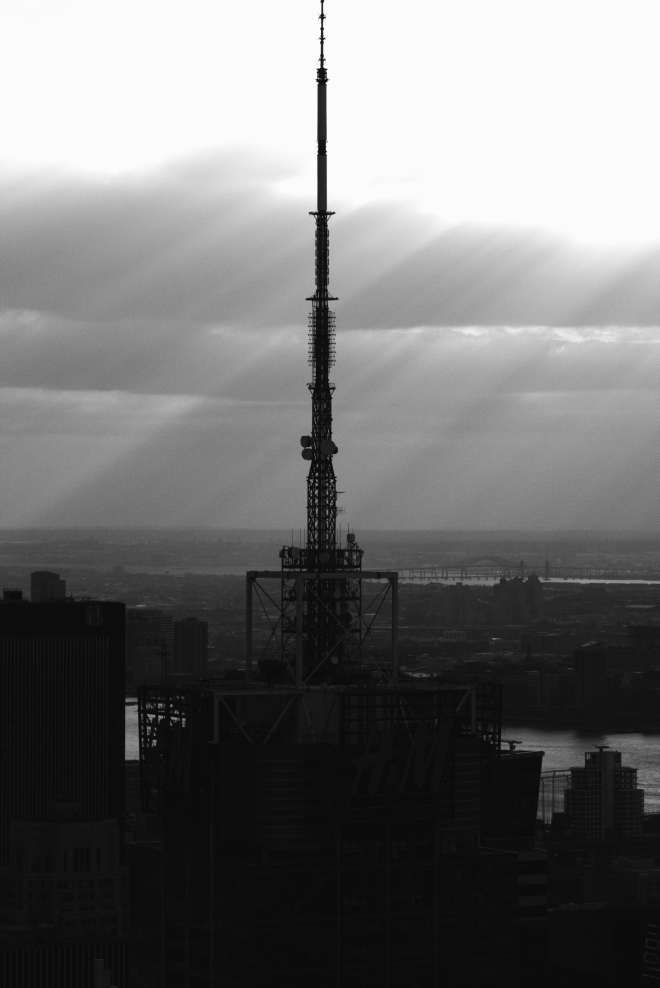
#> input picture images/001.jpg, 3296 x 4936 px (shown at 1/5 size); its folder holds 4 pictures in this run
$ python make.py
#> lines starting #> are read from the running program, lines starting #| are printed output that depends on the picture
### ziny/zine_factory.py
import os
import logging

from PIL import Image

from ziny.zine_image_metadata import ZineImageMetadata
from ziny.zine_index_template import ZineIndexTemplate

logger = logging.getLogger('Zine Factory')
logger.setLevel(logging.INFO)


class ZineFactory():

    content_template = """
    \\begin{{figure}}
    \\centering
    \\phantomsection\\label{{img:{image_path}}}
    \\includegraphics[height=\\textheight, width=160mm, keepaspectratio]{{{image_path}}}%
    \\end{{figure}}
    """

    # Visibility: default, hidden
    # Layout: auto, single (single image on page)
    # Position: auto, top, bottom (only if layout=single)
    # Order: order photos
    sidecar_template = """{
        "visibility": "default",
        "layout": "auto",
        "position": "auto",
        "overwrites":{
            "timestamp":"",
            "description":"",
            "make": "",
            "model": "",
            "lens_make": "",
            "lens_model": "",
            "aperture": "",
            "speed": "",
            "iso": "",
            "exposure_compensation": "",
            "program": "",
            "metering_mode": "",
            "white_balance": ""
        }
    }"""

    # Zine thumbnails for the index.
    thumbnail_size = 1024, 1024

    def __init__(self, image_folder:str):

        self.image_folder = image_folder
        self.library = dict()
        self.library_keys = list()

    def scan(self):
        """
        Lists all image files in the input_dir folder. Sorted by name.
        """

        logger.info(f'Scanning folder `{self.image_folder}`')

        self.library.clear()
        self.library_keys.clear()
        id = 1 # Start at 1 like normal human beings.

        for root, _, files in os.walk(self.image_folder):

            # Sorting images to create a first indexing
            for file in sorted(files):

                # Leaving the front page image alone.
                if file.endswith('front.jpg'):
                    logger.info('Found reserved image name `front.jpg` during scan. Ignored.')

                # Processing any non-reserved images
                elif file.endswith('.jpg'):
                    relative_image_path = os.path.join(root, file)
                    logger.info(f'Found image `{relative_image_path}`')

                    # Create ZineImageMetadata from reading out EXIF data
                    meta = self.extract_metadata_from_exif_data(relative_image_path, id)
                    meta.set_id(id)

                    # Load any additional metadata from sidecar file. Or create it if missing.
                    relative_sidecar_path = self.get_sidecar_file_path(relative_image_path)
                    if not self.is_sidecar_file_found(relative_sidecar_path):
                        logger.warning(f'No Sidecar file found for this image. Creating one based on template.' )
                        self.create_sidecar_file_from_template(relative_sidecar_path)

                    meta.extract_sidecar_data(relative_sidecar_path)
                    meta.apply_sidecar_overwrites()

                    # Add image data to library and keeping track of the order with self.library_keys
                    self.library_keys.append(relative_image_path)
                    self.library[relative_image_path] = meta
                    id += 1

        logger.info(f'Scanning completed. A total of {len(self.library_keys)} entries were added to the library.')

    def get_sidecar_file_path(self, relative_image_file_path:str) -> str:
        """
        Return sidecar file path based on image file path.
        """

        return relative_image_file_path + '.json'

    def is_sidecar_file_found(self, relative_sidecar_file_path:str) -> bool:
        """
        Check for JSON sidecar file. If it doesn't exist, create it.
        """

        verdict = False
        if os.path.exists(relative_sidecar_file_path):
            verdict = True

        return verdict

    def create_sidecar_file_from_template(self, sidecar_file_path:str) -> None:
        """
        Create a sidecar file from the template.
        """

        with open(sidecar_file_path, 'w') as sidecar_file:
            sidecar_file.write(self.sidecar_template)


    def extract_metadata_from_exif_data(self, image_path, id:int = 0) -> ZineImageMetadata:
        """
        Create a ZineImageMetadata object, and parse the EXIF data extracted from the
        image file.
        """
#> called with image_path = 'images/001.jpg', id = 1

        with Image.open(image_path) as imgfile:
#> imgfile is the input picture: PIL image 3296x4936 RGB; min 4, max 255, mean 113.8
                exifdata = imgfile._getexif()
#> exifdata = 50 items

        meta = ZineImageMetadata(id, image_path)
        meta.parse_exif_data(exifdata)

        return meta

    def generate_thumbnails(self):
        """
        Generate index thumbnail images from the main image library to use in the Photo Index.
        LANCZOS Resamspling is deemed to be the best quality albeit the slowest algorithm.
        See https://pillow.readthedocs.io/en/stable/handbook/concepts.html#filters-comparison-table
        """

        logger.info('Generating thumbnails for images registered in the library.')

        for key in self.library_keys:
            meta = self.library.get(key)
            relative_thumbnail_path = 'thumbnails/' + meta.get_image_file_name()

            with Image.open(meta.image_path) as imgfile:
                imgfile.thumbnail(self.thumbnail_size, Image.Resampling.LANCZOS)
                imgfile.save(relative_thumbnail_path)
                meta.set_thumbnail_path(relative_thumbnail_path)

                logger.debug(f'Thumbnail {meta.thumbnail_path} generated successfully.')

    def generate_latex_content(self, output_path:str = 'images.tex'):
        """
        Generate the latex code that will create the main photographic content of the Zine.
        """

        logger.info(f'Generating content latex file from photo library ({output_path}).')

        with open(output_path, 'w') as latex:

            for key in self.library_keys:
                meta = self.library.get(key)
                content = self.content_template.format(**meta.to_dict())
                latex.write(content)

    def generate_latex_index(self, output_path:str = 'index.tex'):
        """
        Generate the thumbnail and metadata information of the zine.
        """

        logger.info(f'Generating index latex file from photo library ({output_path}).')

        with open(output_path, 'w') as latex:

            for key in self.library_keys:
                content = ZineIndexTemplate()
                content.configure(meta=self.library.get(key))
                latex.write(content.get_template())

### ziny/zine_image_metadata.py
import os
import json
import logging
from datetime import datetime

from PIL.TiffImagePlugin import IFDRational
from PIL.ExifTags import Base, IFD

from ziny.zine_exif_constants import WhiteBalance, ExposureProgram, ExposureMode, MeteringMode

logger = logging.getLogger('Zine Image Metadata')
logger.setLevel(logging.INFO)

class ZineImageMetadata():
    """
    Creates human-readable representations of the photo metadata.
    The step of translating the input intot he final formatted attribute is
    called "inferance" althrough sometimes the inpout and output have the
    correct format already.
    """

    def __init__(self, id=None, image_path=None, thumbnail_path=None,
                 timestamp=None, description=None,
                 make=None, model=None, lens_make=None, lens_model=None,
                 aperture=None, speed=None, iso=None,
                 expocomp=None, program=None, metering_mode=None, wb_mode=None):

        self.id=id
        self.image_path=image_path
        self.thumbnail_path=thumbnail_path
        self.timestamp=timestamp
        self.description=description
        self.make=make
        self.model=model
        self.lens_make=lens_make
        self.lens_model=lens_model
        self.aperture=aperture
        self.speed=speed
        self.iso=iso
        self.exposure_compensation=expocomp
        self.program=program
        self.metering_mode=metering_mode
        self.white_balance = wb_mode

        self.sidecar = dict()

        logger.debug(f'ID: {self.id}')
        logger.debug(f'Image Path: {self.image_path}')
        self.load_substitution_dictionary('dictionary.json')
#> (reads dictionary.json from the repository)

    def _substitute_and_sanitize(self, something:str) -> str:

#> called with something = 'FUJIFILM'
        if self._substitutions is not None:
            for sub in self._substitutions:
                something = something.replace(sub['original'], sub['substitution'])

        # Special cases and escaping
        something = something.replace('&', '\&')
        something = something.replace(chr(0), '')

        return something

    def get_attribute_by_key(self, key:str) -> object:
        return self.__getattribute__(key)

    def set_attribute_by_key(self, key:str, value) -> object:
        return self.__setattr__(key, value)

    def to_dict(self) -> dict:

        td = dict(
            id = self.id,
            image_path = self.image_path,
            thumbnail_path = self.thumbnail_path,
            timestamp = self.timestamp,
            description = self.description,
            make = self.make,
            model = self.model,
            lens_make = self.lens_make,
            lens_model = self.lens_model,
            aperture = self.aperture,
            speed = self.speed,
            iso = self.iso,
            exposure_compensation = self.exposure_compensation,
            program = self.program,
            metering_mode = self.metering_mode,
            white_balance = self.white_balance
        )

        return td

    def get_image_file_name(self) -> str:
        return os.path.basename(self.image_path)

    def set_id(self, id:int) -> None:
        self.id = id

    def set_thumbnail_path(self, thumbnail_path:str) -> None:
        self.thumbnail_path = thumbnail_path

    def parse_exif_data(self, exifdata) -> None:
        """
        Extract the relevant exif data.
        """

        self.readout_user_description(exifdata.get(Base.ImageDescription.value))
        self.infer_iso(exifdata.get(Base.ISOSpeedRatings.value))
        self.infer_timestamp(exifdata.get(Base.DateTimeOriginal.value))
        self.infer_speed_fraction(exifdata.get(Base.ExposureTime.value))
        self.infer_aperture(exifdata.get(Base.FNumber.value))
        self.infer_exposure_compensation_fraction(exifdata.get(Base.ExposureBiasValue.value))
        self.infer_make_and_model(exifdata.get(Base.Make.value), exifdata.get(Base.Model.value))
        self.infer_lens_make_and_model(exifdata.get(Base.LensMake.value), exifdata.get(Base.LensModel.value))
        self.infer_metering(exifdata.get(Base.MeteringMode.value))
        self.infer_program(exifdata.get(Base.ExposureProgram.value))
        self.infer_white_balance(exifdata.get(Base.WhiteBalance.value))

    def readout_user_description(self, description) -> None:
        """
        Readout image description. Note: Description is manually set in image editing program.
        """

        self.description = description

        logger.debug(f'Description: {self.description}')

    def infer_iso(self, sensitivity) -> None:

        # Nothing to infer
        self.iso = sensitivity

        logger.debug(f'ISO: {self.iso}')

    def infer_program(self, program) -> None:

        self.program = ExposureProgram.UNKNOWN
        for enum in ExposureProgram:
            if program == enum.value:
                self.program = enum.label

        logger.debug(f'Program: {self.program}')

    def infer_metering(self, mode) -> None:

#> called with mode = 5
        self.metering_mode = MeteringMode.UNKNOWN
        for enum in MeteringMode:
            if mode == enum.value:
                self.metering_mode = enum.label

        logger.debug(f'Metering mode: {self.metering_mode}')

    def infer_exposure_compensation_fraction(self, bias:float) -> None:

        exposure_compensation_absolute = abs(bias)
        eca_integer = int(exposure_compensation_absolute)
        eca_floating = exposure_compensation_absolute % 1

        exposure_compensation = str(eca_integer)
        if eca_floating > 0:
            eca_thirds = int(eca_floating / 0.33)
            if eca_integer == 0:
                exposure_compensation = '{}/3'.format(eca_thirds)
            else:
                exposure_compensation += ' and {}/3'.format(eca_thirds)


        if bias >= 0:
            exposure_compensation = '+' + exposure_compensation
        elif bias < 0:
            exposure_compensation = '-' + exposure_compensation

        self.exposure_compensation = exposure_compensation
        logger.debug(f'Exposure Compensation: {self.exposure_compensation}')

    def infer_white_balance(self, wb:str, temperature:int = None) -> None:

#> called with wb = 0
        self.white_balance = WhiteBalance.UNKNOWN
        for enum in WhiteBalance:
            if wb == enum.value:
                self.white_balance = enum.label

        if self.white_balance is WhiteBalance.UNKNOWN:
            logger.warning('White Balance could not be inferred. Verify output.')


        logger.debug(f'White balance: {self.white_balance}')

        # Not supported yet
        logger.warning('White Balance Inferrence is not currently supported. Oopsie.')
        self.temperature = temperature
        logger.debug(f'Temperature: {self.temperature}')

    def infer_make_and_model(self, make:str, model:str) -> None:

        self.make = self._substitute_and_sanitize(make)
        logger.debug(f'Camera Make: {self.make}')
        self.model = self._substitute_and_sanitize(model)
        logger.debug(f'Camera Model: {self.model}')

    def infer_lens_make_and_model(self, lens_make:str, lens_model:str) -> None:

        self.lens_make = self._substitute_and_sanitize(lens_make)
        logger.debug(f'Lens Make: {self.lens_make}')
        self.lens_model = self._substitute_and_sanitize(lens_model)
        logger.debug(f'Lens Model: {self.lens_model}')

    def infer_timestamp(self, ts) -> None:
        timestamp = datetime.strptime(ts,  '%Y:%m:%d %H:%M:%S')
        timestamp = datetime.strftime(timestamp, '%B %Y')
        self.timestamp = timestamp
        logger.debug(f'Timestamp: {self.timestamp}')

    def infer_speed_fraction(self, exposure_time) -> None:

        speed = f'{0:.{2}f} sec'.format(exposure_time)
        if exposure_time < 1:
            speed = '1/{0:.0f} sec'.format(int(1.0 / exposure_time))

        self.speed = speed
        logger.debug(f'Speed: {self.speed}')

    def infer_aperture(self, f_number:IFDRational) -> None:

        aperture = 'No Aperture Information'
        if f_number.denominator != 0:
            floating_f_number = f_number.numerator / f_number.denominator
            aperture = 'f/{0:.1f}'.format(floating_f_number)

        self.aperture = aperture
        logger.debug(f'Aperture: {self.aperture}')

    def extract_sidecar_data(self, sidecar_file_path:str) -> None:
        """
        Exctract JSON data from sidecar file and records it to the metadata.
        """
#> called with sidecar_file_path = 'images/001.jpg.json'

        try:
            with open(sidecar_file_path) as scf:
                logger.info(f'Loading sidecar data from `{sidecar_file_path}`')
                self.sidecar  = json.load(scf)

                for key, value in self.sidecar.items():
                    logger.debug(f'Additional information `{key}` contained in sidecar: {value}')

        except Exception as err:
            logger.error('Sidecar data file could not be loaded. Verify output.')
            logger.debug(err.msg)


    def apply_sidecar_overwrites(self) -> None:
        """
        Apply any manuel overwrites from the Sidecar (json) file.
        Skip any empty field.
        """
        logger.info('Applying overwrites from Sidecar file (if any).')
        overwrites = self.sidecar.get('overwrites', dict())

        for key in overwrites.keys():
            if overwrites.get(key, None):
                logger.debug(f'Metadata `{key}` was overwritten by sidecar file. {self.get_attribute_by_key(key)} is now { overwrites[key]}')
                self.set_attribute_by_key(key, overwrites[key]) # Pray here.

    def load_substitution_dictionary(self, dictionary_file_path = 'dictionary.json'):
        """
        To avoid poorly formatted camera and lens maker data and information, a substitution
        dictionary is available. Load substitutions pairs from dictionary.
        Note: Default to dictionary.json.
        """

        try:
            with open(dictionary_file_path) as dico:
                logger.debug(f'Substitution dictionary loaded ({dictionary_file_path}).')
                substitutions = json.load(dico)
        except:
            substitutions = None
            logger.warning('Substitution dictionary could not be loaded. Verify output.')

        self._substitutions = substitutions

### ziny/zine_exif_constants.py
from enum import Enum, unique
from types import DynamicClassAttribute

class LabelledIntEnum(int, Enum):
    """
    Provides the equivalent of an IntEnum with each enumeration being labelled with a string.
    eg. ONE = 1, 'One' --> cls.ONE.value is 1 | cls.label is 'One'
    """

    def __new__(cls, value:int, label:str):
        obj = int.__new__(cls, value)
        obj._value_ = value
        obj._label = label
        return obj


    @DynamicClassAttribute
    def label(self):
        return self._label

@unique
class WhiteBalance(LabelledIntEnum):

    UNKNOWN = -1, 'Unknown' # Not defined in EXIF 'standard'
    AUTO = 0, 'Auto'
    MANUAL = 1, 'Manual'

@unique
class ExposureProgram(LabelledIntEnum):

    UNKNOWN = 0, 'Unknown'
    MANUAL = 1, 'Manual'
    NORMAL_PROGRAM = 2, 'Normal'
    APERTURE_PRIORITY = 3, 'Aperture Priority'
    SHUTTER_PRIORITY = 4, 'Shutter Priority'
    CREATIVE_PROGRAM = 5, 'Creative (DOF Priority)'
    ACTION_PROGRAM = 6, 'Action (SS Priority)'
    PORTRAIT_MODE = 7, 'Portrait (Bokeh Priority)'
    LANDSCAPE_MODE = 8, 'Landscape (Infinity Priority)'

@unique
class ExposureMode(LabelledIntEnum):

    UNKNOWN = -1, 'Unknown' # Not defined in EXIF 'standard'
    AUTO_EXPOSURE = 0, 'Auto'
    MANUAL_EXPOSURE = 1, 'Manual'
    AUTO_BRACKET = 2, 'Auto Bracket'

@unique
class MeteringMode(LabelledIntEnum):

    UNKNOWN = 0, 'Unknown'
    AVERAGE = 1, 'Average'
    CENTER_WEIGHTED_AVERAGE = 2, 'Center Weighted Average'
    SPOT = 3, 'Spot'
    MULTI_SPOT = 4, 'Multi Spot'
    MATRIX = 5, 'Matrix'
    PARTIAL = 6, 'Partial'
    OTHER = 255, 'Other'

### ziny/zine_index_template.py
import logging

from ziny.zine_image_metadata import ZineImageMetadata

logger = logging.getLogger('Zine Index Template')
logger.setLevel(logging.INFO)

class ZineIndexTemplate(object):

    def __init__(self) -> None:
        self.meta = None

    def configure(self, meta:ZineImageMetadata) -> None:
        """
        Map image metadata object to this template.
        """
        self.meta = meta # Shallow

    def get_template(self) -> str:
        """
        Pull all parts of the templates from individual builders.
        """
        tpl = self.get_header_and_thumbnail_template()
        tpl += self.get_title_and_description_template()
        tpl += self.get_metadata_template()
        tpl += self.get_footer_template()

        return tpl

    def get_header_and_thumbnail_template(self) -> str:
        """
        Build index thumbnail minipage in latex. Start metadata minipage.
        """

        tpl = "\\begin{minipage}{0.25\\textwidth}\n"
        tpl += f"\t\\includegraphics[width=40mm, keepaspectratio]{{{self.meta.thumbnail_path}}}\n"
        tpl += "\\end{minipage}\n"
        tpl += "\\hfill\n"
        tpl += "\\begin{minipage}{0.70\\textwidth}\n"
        tpl += "\t\\raggedright\n"

        return tpl

    def get_title_and_description_template(self) -> str:
        """
        Build index title and description (if any).
        """

        tpl = f"\t\\par \\raisebox{{-0.1\\height}}{{\\faImage[regular]}}~\\textbf{{Photo \\#{self.meta.id}}}"
        tpl += "$\\cdot$"
        tpl += f"Page~\\pageref{{img:{self.meta.image_path}}} $\\cdot$ {self.meta.timestamp}\n"

        if self.meta.description:
            tpl += f"\t\\par {self.meta.description}\n"
            tpl += "\t\\vspace{0.25cm}\n"

        return tpl

    def get_metadata_template(self) -> str:
        """
        Build index metadata.
        """

        tpl = str()
        tpl = f"\t\\par {self.meta.make} {self.meta.model}\n"
        tpl += f"\t\\par {self.meta.lens_make} {self.meta.lens_model}\n"
        tpl += f"\t\\par {self.meta.aperture} $\\cdot$ {self.meta.speed} $\\cdot$ ISO {self.meta.iso}\n"
        tpl += f"\t\\par {self.meta.program} $\\cdot$ {self.meta.metering_mode} Metering {self.meta.exposure_compensation} stop\n"
        return tpl

    def get_footer_template(self) -> str:
        """
        Close metadata minipage.
        """

        tpl = "\\end{minipage}\n"
        tpl += "\\vspace{0.5cm}\n\n"

        return tpl

### make.py
import logging
import chromalog
import click

from ziny.zine_factory import ZineFactory

chromalog.basicConfig(
    level=logging.INFO,
    format='[%(levelname)s] %(name)s : %(message)s'
)

logger = logging.getLogger('Main App')

@click.command()
@click.option('--verbose', is_flag=True, help='More logs')
def main(verbose:bool) -> int:
    logger.info('Welcome to the Photo Zine Generator.')

    if verbose:
        force_verbose()

    factory = ZineFactory(image_folder = 'images/')
    factory.scan()
    factory.generate_thumbnails()
#> in generate_thumbnails, `imgfile.thumbnail(self.thumbnail_size, Image.Resampling.LANCZOS)`:
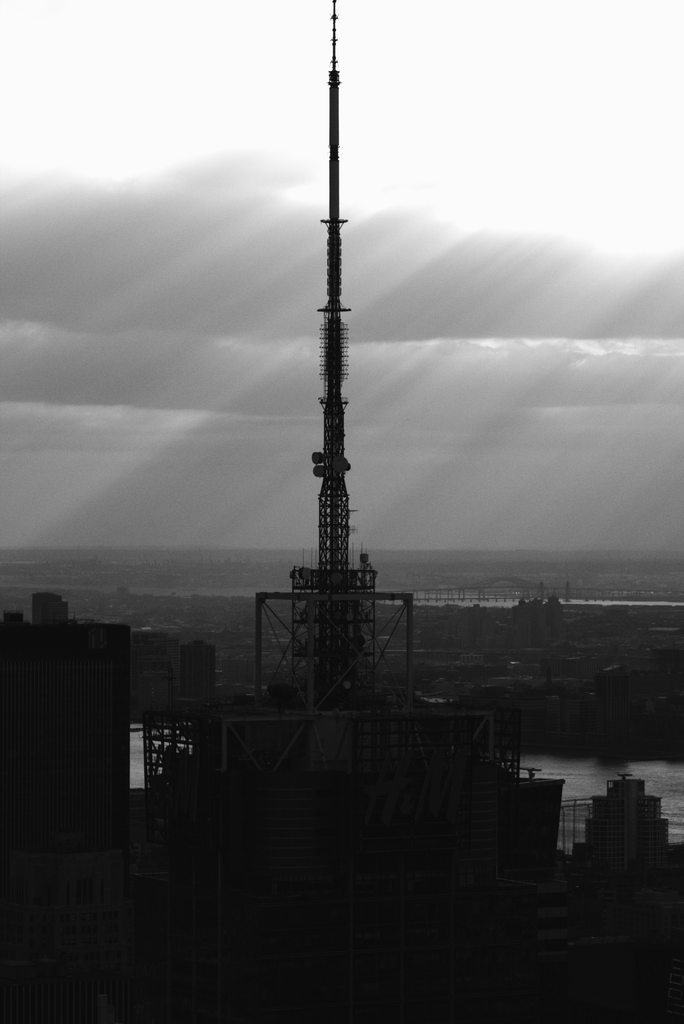
#> imgfile: PIL image 684x1024 RGB; min 1, max 255, mean 113.9
    factory.generate_latex_content()
    factory.generate_latex_index()

    return 0

# [4 lines left out: function force_verbose, not called in this run]

if __name__ == '__main__':
    main()
#> (the program exits here)
